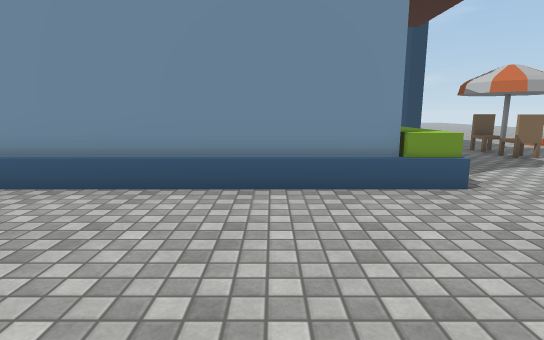
[1] (above)

20 first-person views from a walk through a 3-D level made in the Unity game engine. The camera is 1.3 m above the floor, tilts 10° down and sees 80° across. The floor is counted in squares, 1 m on a side. Each view is taken from the middle of a square. On the plan, view 1 faces up. The plan holds only what a view shows up to about 14 squares ahead; the rest is blank. The place goes on beyond the plan. Some surface patterns are stand-ins.

[2]
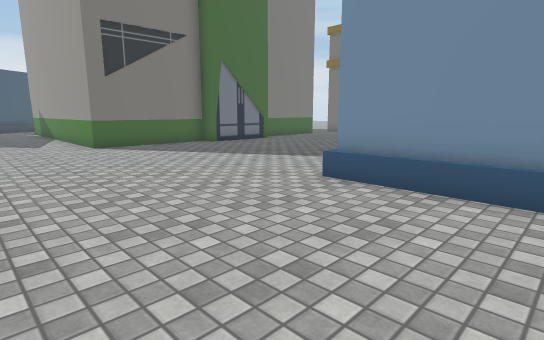

[3]
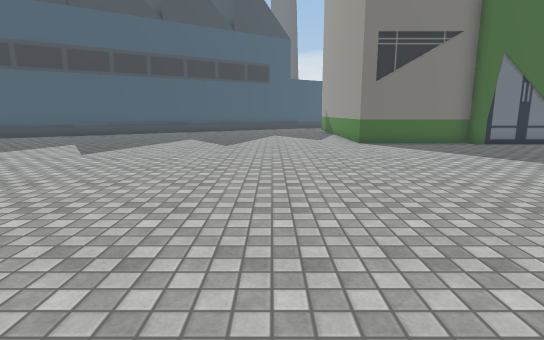

[4]
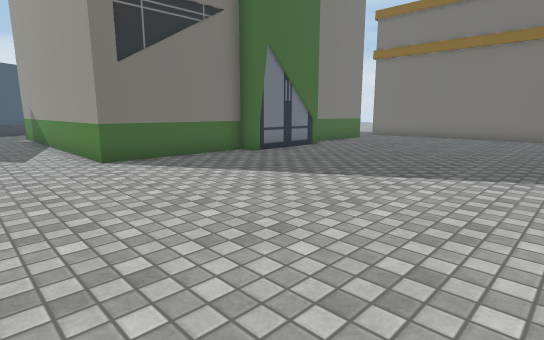

[5]
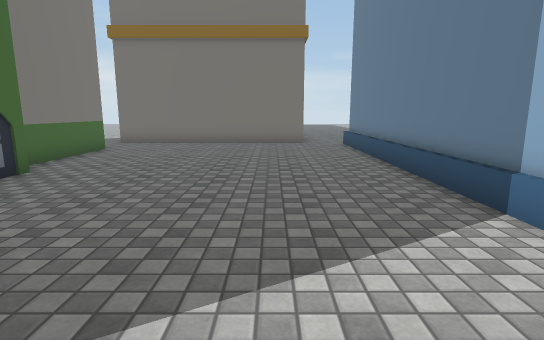

[6]
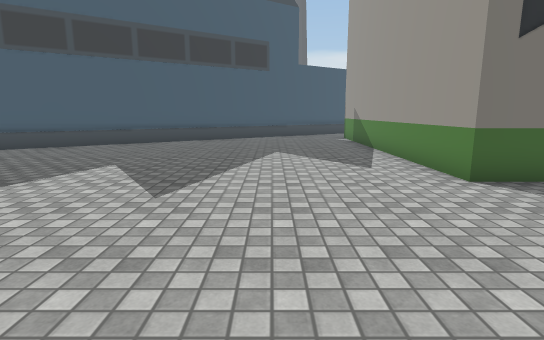

[7]
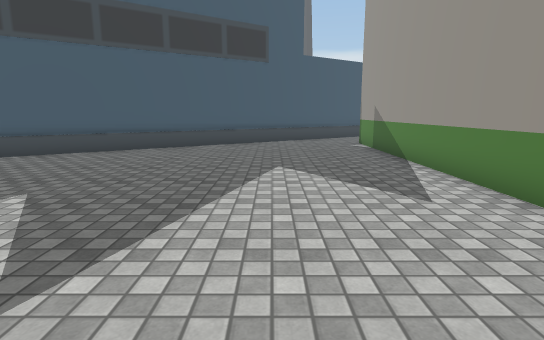

[8]
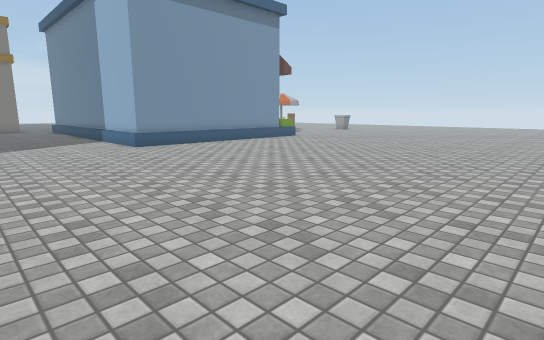

[9]
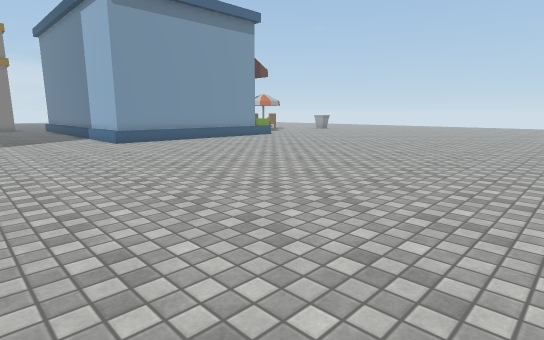

[10]
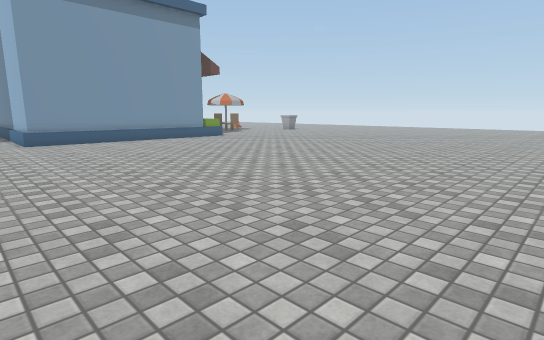

[11]
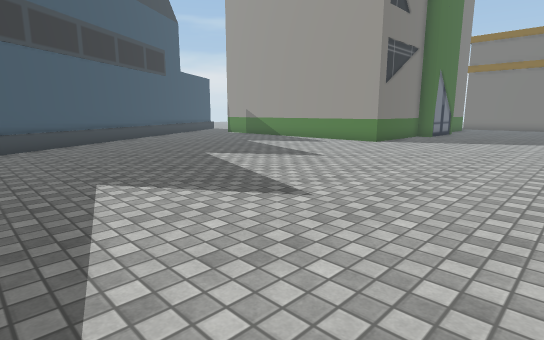

[12]
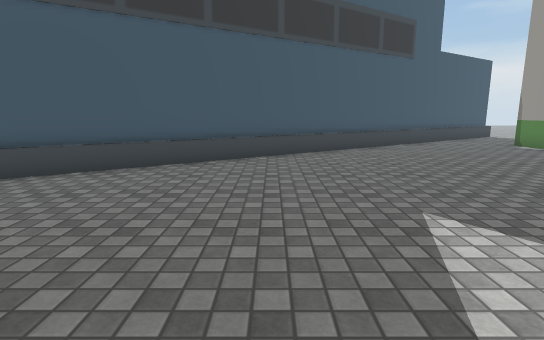

[13]
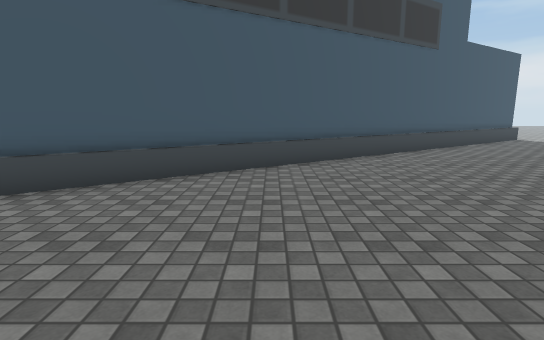

[14]
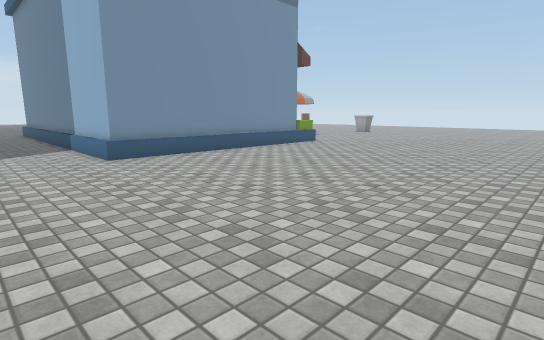

[15]
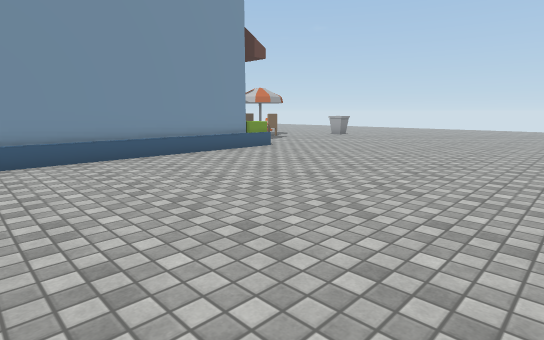

[16]
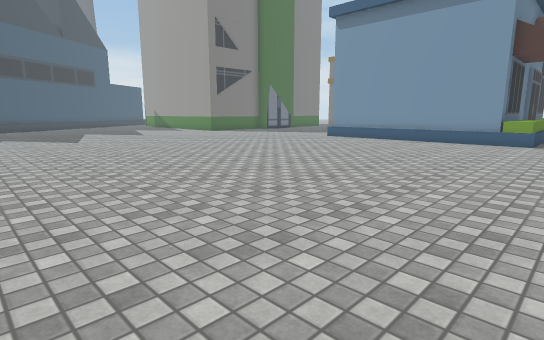

[17]
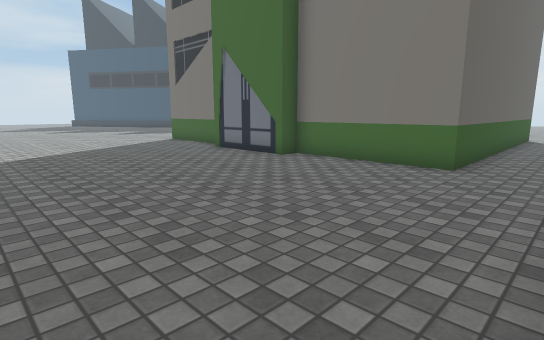

[18]
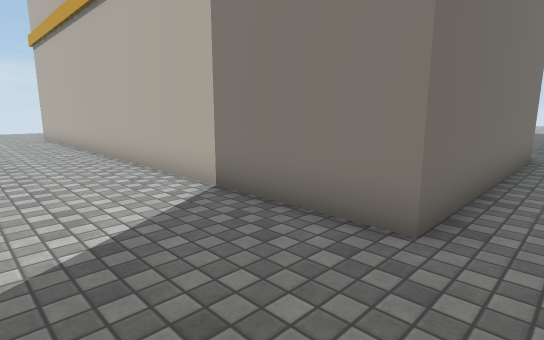

[19]
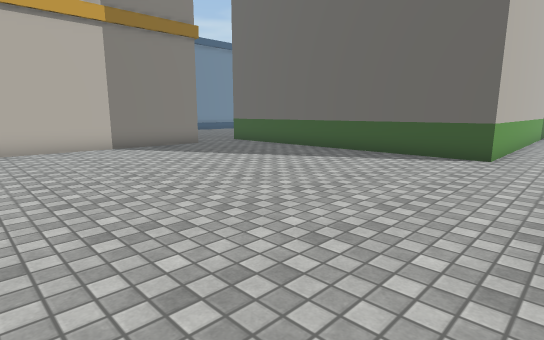

[20]
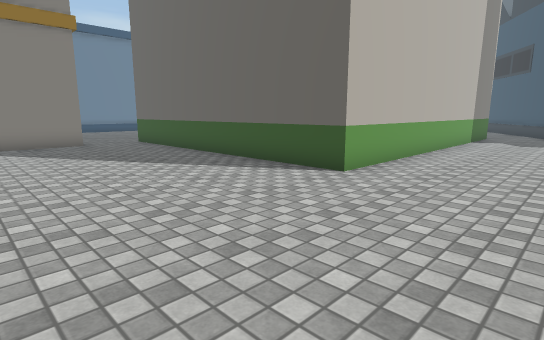

### Floor plan
Key: @ floor where view 1 was taken; # wall or solid block; . floor; = window, fence, low wall or low ledge; B building.
Columns run from 30 left of view 1 to 5 right of it. Each row starts with its distance up from view 1.
 27   . .....   ..B
 26    ...........B
 25   ............B
 24   ............B
 23 . ............B
 22  .............B
 21 ..............B
 20 ..............B
 19 ...............BBBBBBBB..B
 18 ........................B
 17 ....BBBBBBBBBBBB........B
 16  ...B          B........B
 15  ...B          B........B
 14  ...B          B........B
 13  ...B          B........B
 12  ...B          BB.......B
 11  ...B          BB.......B
 10  ...B          B........B
  9  ...B          BB.......B
  8  ...B          B........B       B
  7   ..B          B........B       B ..
  6   . B          B........BBBBBBBBB ..
  5  ..            B....................
  4  ...BBBBBBBBBBBB....................
  3  #..................................
  2  ##.................................
  1   #.................................
  0    #..........................@.....
 -1    ##...............................
 -2     #...............................
 -3     =#..............................
 -4      ##.............................
 -5       #.............................
 -6       =#............................
 -7        ##...........................
 -8         #...........................
 -9         =#..........................
-10          ##... ...... . .......... .

Where each view was taken, in squares from view 1:
view 1: 0 up, 0 right, facing up
view 2: 0 up, 2 left, facing up-left
view 3: 0 up, 1 left, facing left
view 4: 1 up, 6 left, facing up-left
view 5: 5 up, 9 left, facing up
view 6: 0 up, 9 left, facing left
view 7: 0 up, 12 left, facing left
view 8: 7 down, 11 left, facing up-right
view 9: 9 down, 11 left, facing up-right
view 10: 10 down, 8 left, facing up-right
view 11: 10 down, 8 left, facing up-left
view 12: 6 down, 13 left, facing left
view 13: 6 down, 15 left, facing left
view 14: 4 down, 9 left, facing up-right
view 15: 4 down, 6 left, facing up-right
view 16: 10 down, 5 right, facing up-left
view 17: 19 up, 7 left, facing down-left
view 18: 18 up, 19 left, facing up-right
view 19: 27 up, 28 left, facing down-right
view 20: 23 up, 30 left, facing down-right
